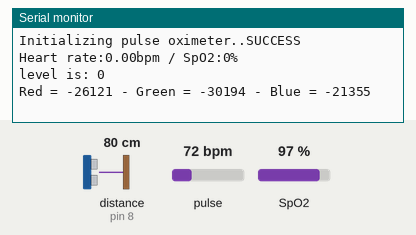
This sketch was run on a simulated Arduino Uno, built with avr-gcc and run on an emulated ATmega328P. On the bench: the last lines printed to the serial monitor. Wiring (inferred from the names in the program): range finder with pulse-width output: data pin 8. The test bench sets the inputs (shaded band); at power-on: distance to the obstacle (sensor on pin 8) 80 cm, pulse 72 bpm, SpO2 97 %. The echo pulse lasts 58.3 µs per cm.

Above: at 1.2 s.
1.3 s: distance to the obstacle (sensor on pin 8) set to 299 cm
At 2.31 s:
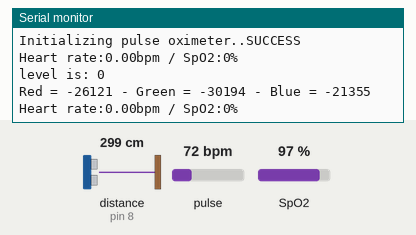
5.8 s: pulse set to 42 bpm
At 6.7 s:
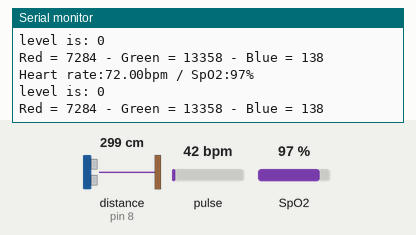
7.3 s: SpO2 set to 80 %
At 8.6 s:
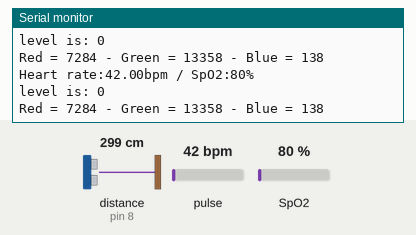
8.8 s: distance to the obstacle (sensor on pin 8) set to 2 cm
At 9.9 s:
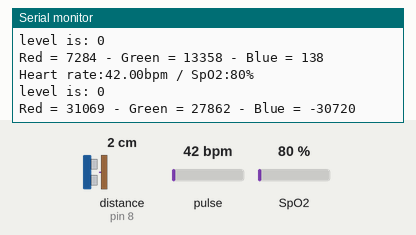
10.3 s: pulse set to 70 bpm
At 11.1 s:
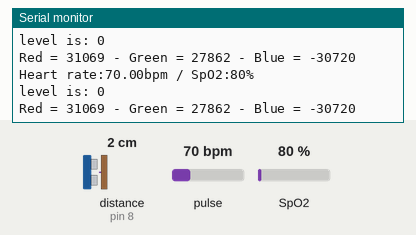
Timing chart, 0 to 12.8 s (numbered marks = the images above; inputs shaded):
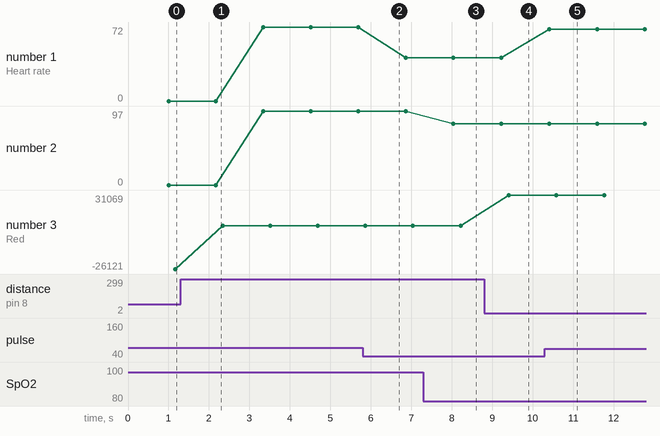

Measured:
- after the input at 7.3 s, the serial monitor: prints a new line after 0.74 s (image 3)
- after the input at 8.8 s, the serial monitor: prints a new line after 0.61 s (image 4)
- after the input at 10.3 s, the serial monitor: prints a new line after 0.11 s (image 5)
- plotted number 1: 72 → 42 after the input at 5.8 s, 42 → 70 after the input at 10.3 s
- plotted number 2: 97 → 80 after the input at 7.3 s
- plotted number 3: -26121 → 7284 after the input at 1.3 s, 7284 → 31069 after the input at 8.8 s

The sketch:

final.ino
```cpp
/*********
  Rui Santos
  Complete project details at https://randomnerdtutorials.com
*********/

#include <Wire.h>
#include "MAX30100_PulseOximeter.h"

#define REPORTING_PERIOD_MS 1000


int lvl = 0;
int spoVal ;
PulseOximeter pox;
uint32_t tsLastReport = 0;

void onBeatDetected()
{
    Serial.println("Beat!");
}

// TCS230 or TCS3200 pins wiring to Arduino
//#define LED 3
// Define color sensor pins
#define S0 4
#define S1 5
#define S2 6
#define S3 7
#define sensorOut 8
int id ;

// Calibration Values
// *Get these from Calibration Sketch
int redMin = 26 ; // Red minimum value
int redMax = 164; // Red maximum value
int greenMin = 23; // Green minimum value
int greenMax = 177; // Green maximum value
int blueMin = 21; // Blue minimum value
int blueMax = 144
; // Blue maximum value

// Variables for Color Pulse Width Measurements
int redPW = 0;
int greenPW = 0;
int bluePW = 0;

// Variables for final Color values
int redValue;
int greenValue;
int blueValue;

boolean normal = false;

void setup()
{
    Serial.begin(115200);
    Serial.print("Initializing pulse oximeter..");

    // Initialize the PulseOximeter instance
    // Failures are generally due to an improper I2C wiring, missing power supply
    // or wrong target chip

    if (!pox.begin()) {
        Serial.println("FAILED");
        for(;;);
    } else {
        Serial.println("SUCCESS");
    }
    pox.setIRLedCurrent(MAX30100_LED_CURR_7_6MA);

    // Register a callback for the beat detection
    // pox.setOnBeatDetectedCallback(onBeatDetected);

     // Set S0 - S3 as outputs
  pinMode(S0, OUTPUT);
  pinMode(S1, OUTPUT);
  pinMode(S2, OUTPUT);
  pinMode(S3, OUTPUT);
  //pinMode(LED, OUTPUT);

  // Set Sensor output as input
  pinMode(sensorOut, INPUT);

  // Set Frequency scaling to 20%
  digitalWrite(S0,HIGH);
  digitalWrite(S1,LOW);
  //digitalWrite(LED,HIGH);

  // Setup Serial Monitor
//  Serial.begin(115200);
}

void loop()
{

    // Make sure to call update as fast as possible
    pox.update();
    if (millis() - tsLastReport > REPORTING_PERIOD_MS) {
        Serial.print("Heart rate:");
        Serial.print(pox.getHeartRate());
        Serial.print("bpm / SpO2:");
        Serial.print(pox.getSpO2());
        spoVal = pox.getSpO2();
        Serial.println("%");
        colorSens();

        tsLastReport = millis();
    }
}

void colorSens() {


  // Read Red value
  redPW = getRedPW();
  // Map to value from 0-255
  redValue = map(redPW, redMin,redMax,255,0);
  // Delay to stabilize sensor
  //delay(200);

  // Read Green value
  greenPW = getGreenPW();
  // Map to value from 0-255
  greenValue = map(greenPW, greenMin,greenMax,255,0);
  // Delay to stabilize sensor
  //delay(200);

  // Read Blue value
  bluePW = getBluePW();
  // Map to value from 0-255
  blueValue = map(bluePW, blueMin,blueMax,255,0);
  // Delay to stabilize sensor
  //delay(200);

  check();

  getLevel(id,pox.getHeartRate());
  addSpo2(spoVal,lvl);
  Serial.print("level is: ");
  Serial.println(lvl);

  Serial.print("Red = ");
  Serial.print(redValue);
  Serial.print(" - Green = ");
  Serial.print(greenValue);
  Serial.print(" - Blue = ");
  Serial.println(blueValue);

  id=0;

}


// Function to read Red Pulse Widths
int getRedPW() {
  // Set sensor to read Red only
  digitalWrite(S2,LOW);
  digitalWrite(S3,LOW);
  // Define integer to represent Pulse Width
  int PW;
  // Read the output Pulse Width
  PW = pulseIn(sensorOut, LOW);
  // Return the value
  return PW;
}

// Function to read Green Pulse Widths
int getGreenPW() {
  // Set sensor to read Green only
  digitalWrite(S2,HIGH);
  digitalWrite(S3,HIGH);
  // Define integer to represent Pulse Width
  int PW;
  // Read the output Pulse Width
  PW = pulseIn(sensorOut, LOW);
  // Return the value
  return PW;
}

// Function to read Blue Pulse Widths
int getBluePW() {
  // Set sensor to read Blue only
  digitalWrite(S2,LOW);
  digitalWrite(S3,HIGH);
  // Define integer to represent Pulse Width
  int PW;
  // Read the output Pulse Width
  PW = pulseIn(sensorOut, LOW);
  // Return the value
  return PW;
}

void check(){
  if (redValue>=175 && redValue<=240 && greenValue>=140 && greenValue<=215 && blueValue>=105 && blueValue<=155 && redValue > (greenValue +20 ) && greenValue > (blueValue + 20) ){
    Serial.println("Jaundes");
    id = 1 ;
    }
  else if (redValue>=110&&redValue<=202&& greenValue>=90&&greenValue<=155 && blueValue>=80 && blueValue<=164 && blueValue< (redValue -10) && blueValue<=(greenValue + 10) && blueValue>=(greenValue - 10)&& redValue<(greenValue + 40)){
    Serial.println("normal");
    id = 2 ;
    }
  else if ((redValue>=115 && redValue<=193 && greenValue>=100 && greenValue<=147 && blueValue>=135 && blueValue<=220 && blueValue>(greenValue + 17) )){
    Serial.println("Scyanosis");
    id = 3 ;
  }
  else if ((redValue>=115 && redValue<=180 && greenValue>=70 && greenValue<=105 && blueValue>=70 && blueValue<=105 && blueValue<=(greenValue + 10) && blueValue>=(greenValue - 10) && redValue>(greenValue + 40) )){
    Serial.println("Redness");
    id = 4;
  }
  else if ((redValue>=175 && redValue<=242 && greenValue>=156 && greenValue<=200 && blueValue>=140 && blueValue<=215  )){
    Serial.println("pale");
    id = 5;
  }

}

void getLevel(int id, int pulse){
  int pulselevel = (pulse < 70)?-1:(pulse < 100)?0:1;
  if(id == 1){
    if(pulselevel == 1)
    {
      lvl = 2;

    }
    if(pulselevel == 0)
    {
        lvl = 2;
    }
    if(pulselevel == -1)
    {
      Serial.println("level 2");
    }
  }
   if(id == 2){
    if(pulselevel == 1)
    {
        lvl = 4;
    }
    if(pulselevel == 0)
    {
      lvl = 1;
    }
    if(pulselevel == -1)
    {
      lvl = 3;
    }
  }
   if(id == 3){
    if(pulselevel == 1)
    {
        lvl = 4;
    }
    if(pulselevel == 0)
    {
      lvl = 2;
    }
    if(pulselevel == -1)
    {
      lvl = 4;
    }
  }
   if(id == 4){
    if(pulselevel == 1)
    {
        lvl = 4;
    }
    if(pulselevel == 0)
    {
      lvl = 2;
    }
    if(pulselevel == -1)
    {
      lvl = 3;
    }
  }
   if(id == 5){
    if(pulselevel == 1)
    {
        lvl = 4;
    }
    if(pulselevel == 0)
    {
      lvl = 1;
    }
    if(pulselevel == -1)
    {
      lvl = 3;
    }
  }

}

void addSpo2(int spoVal,int lvl)
{
  if(spoVal < 70)
  lvl += 2;
  else if(spoVal < 85)
  lvl += 1;

}
```
